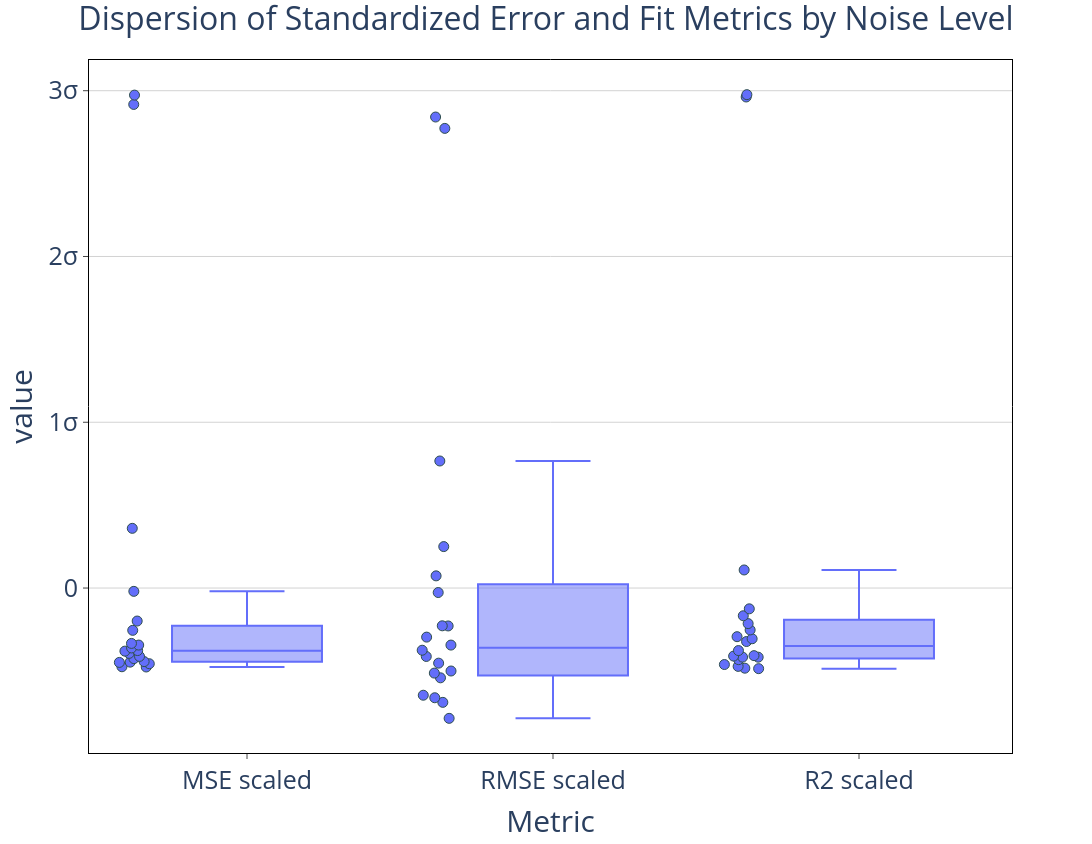

The notebook cell saved with this chart:
### Markdown cell above
## Metrics dispersion

### Code cell
tick_values = [k for k in range(-3,4)]
tick_labels = ['0' if val == 0 else f'{val}σ' for val in tick_values]

fig = px.box(results_df,
       y = ['MSE scaled', 'RMSE scaled','R2 scaled'],
       points='all',
    #color='Noise',
       height = 844,
       width = 1500,
            )
fig.update_traces(marker=dict(size=10, line=dict(width=1, color='DarkSlateGrey')),
                  selector=dict(type='box'))

fig.update_layout(
    title={
        'text': "Dispersion of Standardized Error and Fit Metrics by Noise Level",
        'font': {'size': 32},
        'x' :0.5
    },
    font=dict(size=25),
    plot_bgcolor='white',
    paper_bgcolor='white'
)
fig.update_xaxes(
    mirror=True,
    ticks='outside',
    showline=True,
    linecolor='black',
    title_text='Metric',
)
fig.update_yaxes(
    mirror=True,
    ticks='outside',
    showline=True,
    zeroline=True,
    zerolinecolor='LightGray', 
    zerolinewidth=1,
    linecolor='black',
    gridcolor='lightgrey',
    tickmode='array', # Explicitly set tickmode to 'array'
    tickvals=tick_values,
    ticktext=tick_labels,
)
fig.show()

### Figure 1 — Plotly figure (JSON) as saved in the notebook; plotly's stock layout.template omitted (floating-point values rounded to 4 significant figures)
{"data": [{"alignmentgroup": "True", "boxpoints": "all", "hovertemplate": "variable=%{x}<br>value=%{y}<extra></extra>", "legendgroup": "", "marker": {"color": "#636efa", "line": {"color": "DarkSlateGrey", "width": 1}, "size": 10}, "name": "", "notched": false, "offsetgroup": "", "orientation": "v", "showlegend": false, "type": "box", "x": ["MSE scaled", "MSE scaled", "MSE scaled", "MSE scaled", "MSE scaled", "MSE scaled", "MSE scaled", "MSE scaled", "MSE scaled", "MSE scaled", "MSE scaled", "MSE scaled", "MSE scaled", "MSE scaled", "MSE scaled", "MSE scaled", "MSE scaled", "MSE scaled", "MSE scaled", "MSE scaled", "RMSE scaled", "RMSE scaled", "RMSE scaled", "RMSE scaled", "RMSE scaled", "RMSE scaled", "RMSE scaled", "RMSE scaled", "RMSE scaled", "RMSE scaled", "RMSE scaled", "RMSE scaled", "RMSE scaled", "RMSE scaled", "RMSE scaled", "RMSE scaled", "RMSE scaled", "RMSE scaled", "RMSE scaled", "RMSE scaled", "R2 scaled", "R2 scaled", "R2 scaled", "R2 scaled", "R2 scaled", "R2 scaled", "R2 scaled", "R2 scaled", "R2 scaled", "R2 scaled", "R2 scaled", "R2 scaled", "R2 scaled", "R2 scaled", "R2 scaled", "R2 scaled", "R2 scaled", "R2 scaled", "R2 scaled", "R2 scaled"], "x0": " ", "xaxis": "x", "y": [2.917, 0.3601, -0.344, -0.3341, -0.4436, -0.3942, -0.447, -0.4124, -0.4257, -0.4763, 2.974, -0.1991, -0.02001, -0.3806, -0.3615, -0.4566, -0.4486, -0.2552, -0.3772, -0.4748, 2.773, 0.7664, -0.2287, -0.2278, -0.513, -0.4127, -0.5416, -0.4531, -0.5005, -0.6618, 2.841, 0.07346, 0.25, -0.3752, -0.2961, -0.6896, -0.6466, -0.02715, -0.3441, -0.7861, 2.962, 0.1091, -0.2528, -0.306, -0.3773, -0.4168, -0.4171, -0.4078, -0.4321, -0.4614, 2.976, -0.1673, -0.2146, -0.4105, -0.3226, -0.4836, -0.4726, -0.1254, -0.2934, -0.4863], "y0": " ", "yaxis": "y"}], "layout": {"boxmode": "group", "font": {"size": 25}, "height": 844, "legend": {"tracegroupgap": 0}, "margin": {"t": 60}, "paper_bgcolor": "white", "plot_bgcolor": "white", "title": {"font": {"size": 32}, "text": "Dispersion of Standardized Error and Fit Metrics by Noise Level", "x": 0.5}, "width": 1500, "xaxis": {"anchor": "y", "domain": [0, 1], "linecolor": "black", "mirror": true, "showline": true, "ticks": "outside", "title": {"text": "Metric"}}, "yaxis": {"anchor": "x", "domain": [0, 1], "gridcolor": "lightgrey", "linecolor": "black", "mirror": true, "showline": true, "tickmode": "array", "ticks": "outside", "ticktext": ["-3σ", "-2σ", "-1σ", "0", "1σ", "2σ", "3σ"], "tickvals": [-3, -2, -1, 0, 1, 2, 3], "title": {"text": "value"}, "zeroline": true, "zerolinecolor": "LightGray", "zerolinewidth": 1}}}
